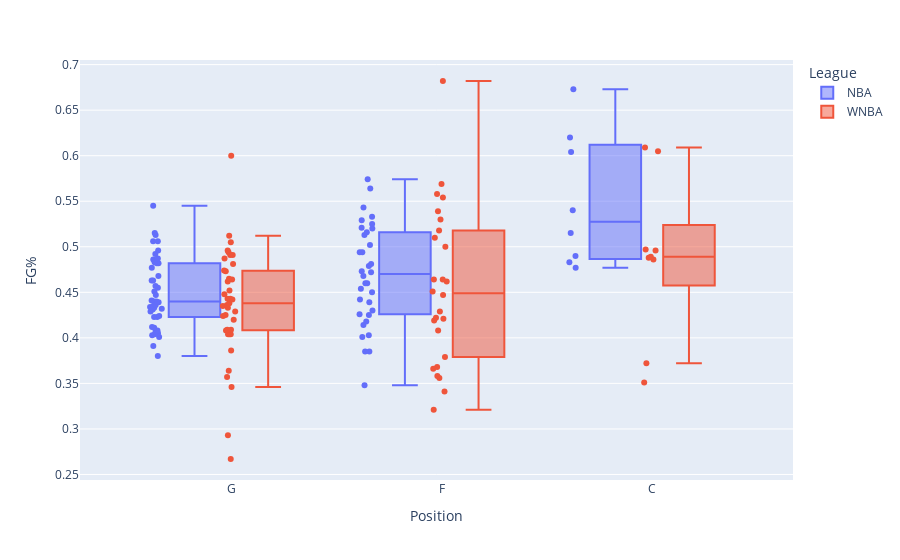

Notebook source saved alongside this figure:
### Code cell
fig = px.box(df, x= "Position", y="FG%", color="League", hover_data=['Avg_Salary', 'salary_ratio'], points="all")

fig.show()

### Figure 1 — Plotly figure (JSON) as saved in the notebook; plotly's stock layout.template omitted (floating-point values rounded to 4 significant figures; data arrays with more than 128 entries replaced by an {"elided": "..."} marker saying what was removed)
{"data": [{"alignmentgroup": "True", "boxpoints": "all", "customdata": {"elided": "86x2 mixed values"}, "hovertemplate": "League=NBA<br>Position=%{x}<br>FG%=%{y}<br>Avg_Salary=%{customdata[0]}<br>salary_ratio=%{customdata[1]}<extra></extra>", "legendgroup": "NBA", "marker": {"color": "#636efa"}, "name": "NBA", "notched": false, "offsetgroup": "NBA", "orientation": "v", "showlegend": true, "type": "box", "x": ["G", "G", "G", "F", "G", "G", "F", "F", "F", "F", "G", "F", "G", "F", "G", "F", "G", "G", "F", "G", "C", "G", "G", "F", "F", "C", "F", "G", "G", "G", "F", "G", "C", "G", "G", "F", "C", "F", "G", "F", "G", "G", "G", "G", "F", "F", "F", "C", "F", "G", "G", "G", "G", "F", "C", "G", "G", "G", "G", "G", "G", "F", "G", "F", "G", "G", "F", "F", "F", "C", "F", "G", "G", "G", "F", "G", "F", "C", "F", "G", "G", "F", "F", "F", "F", "G"], "x0": " ", "xaxis": "x", "y": [0.403, 0.463, 0.436, 0.543, 0.486, 0.487, 0.513, 0.533, 0.521, 0.479, 0.545, 0.494, 0.401, 0.516, 0.483, 0.454, 0.513, 0.477, 0.468, 0.482, 0.49, 0.447, 0.435, 0.403, 0.473, 0.515, 0.472, 0.441, 0.439, 0.492, 0.45, 0.496, 0.673, 0.482, 0.506, 0.564, 0.62, 0.418, 0.404, 0.494, 0.391, 0.455, 0.408, 0.423, 0.46, 0.425, 0.43, 0.477, 0.46, 0.506, 0.468, 0.433, 0.515, 0.52, 0.604, 0.44, 0.407, 0.434, 0.431, 0.457, 0.38, 0.414, 0.451, 0.385, 0.423, 0.44, 0.439, 0.574, 0.442, 0.54, 0.529, 0.412, 0.432, 0.405, 0.426, 0.429, 0.348, 0.483, 0.525, 0.411, 0.424, 0.502, 0.401, 0.385, 0.481, 0.463], "y0": " ", "yaxis": "y"}, {"alignmentgroup": "True", "boxpoints": "all", "customdata": {"elided": "75x2 mixed values"}, "hovertemplate": "League=WNBA<br>Position=%{x}<br>FG%=%{y}<br>Avg_Salary=%{customdata[0]}<br>salary_ratio=%{customdata[1]}<extra></extra>", "legendgroup": "WNBA", "marker": {"color": "#EF553B"}, "name": "WNBA", "notched": false, "offsetgroup": "WNBA", "orientation": "v", "showlegend": true, "type": "box", "x": ["F", "G", "G", "F", "C", "G", "F", "G", "G", "G", "F", "G", "F", "G", "F", "F", "G", "G", "G", "F", "F", "F", "C", "G", "F", "G", "F", "G", "G", "C", "G", "F", "G", "G", "F", "G", "C", "G", "G", "G", "F", "C", "C", "G", "G", "C", "F", "F", "G", "G", "G", "G", "G", "G", "F", "C", "G", "F", "F", "G", "C", "F", "G", "G", "G", "F", "F", "G", "G", "G", "F", "F", "G", "F", "F"], "x0": " ", "xaxis": "x", "y": [0.422, 0.474, 0.409, 0.53, 0.497, 0.494, 0.5, 0.491, 0.448, 0.425, 0.464, 0.481, 0.569, 0.442, 0.51, 0.554, 0.42, 0.404, 0.436, 0.451, 0.518, 0.558, 0.486, 0.409, 0.341, 0.438, 0.462, 0.496, 0.464, 0.496, 0.512, 0.447, 0.443, 0.346, 0.408, 0.408, 0.605, 0.465, 0.293, 0.443, 0.539, 0.489, 0.609, 0.386, 0.487, 0.488, 0.464, 0.429, 0.462, 0.435, 0.267, 0.429, 0.505, 0.404, 0.356, 0.372, 0.452, 0.368, 0.419, 0.473, 0.351, 0.421, 0.491, 0.6, 0.357, 0.379, null, 0.424, 0.364, 0.433, 0.366, 0.682, 0.404, 0.358, 0.321], "y0": " ", "yaxis": "y"}], "layout": {"boxmode": "group", "legend": {"title": {"text": "League"}, "tracegroupgap": 0}, "margin": {"t": 60}, "xaxis": {"anchor": "y", "domain": [0, 1], "title": {"text": "Position"}}, "yaxis": {"anchor": "x", "domain": [0, 1], "title": {"text": "FG%"}}}}
